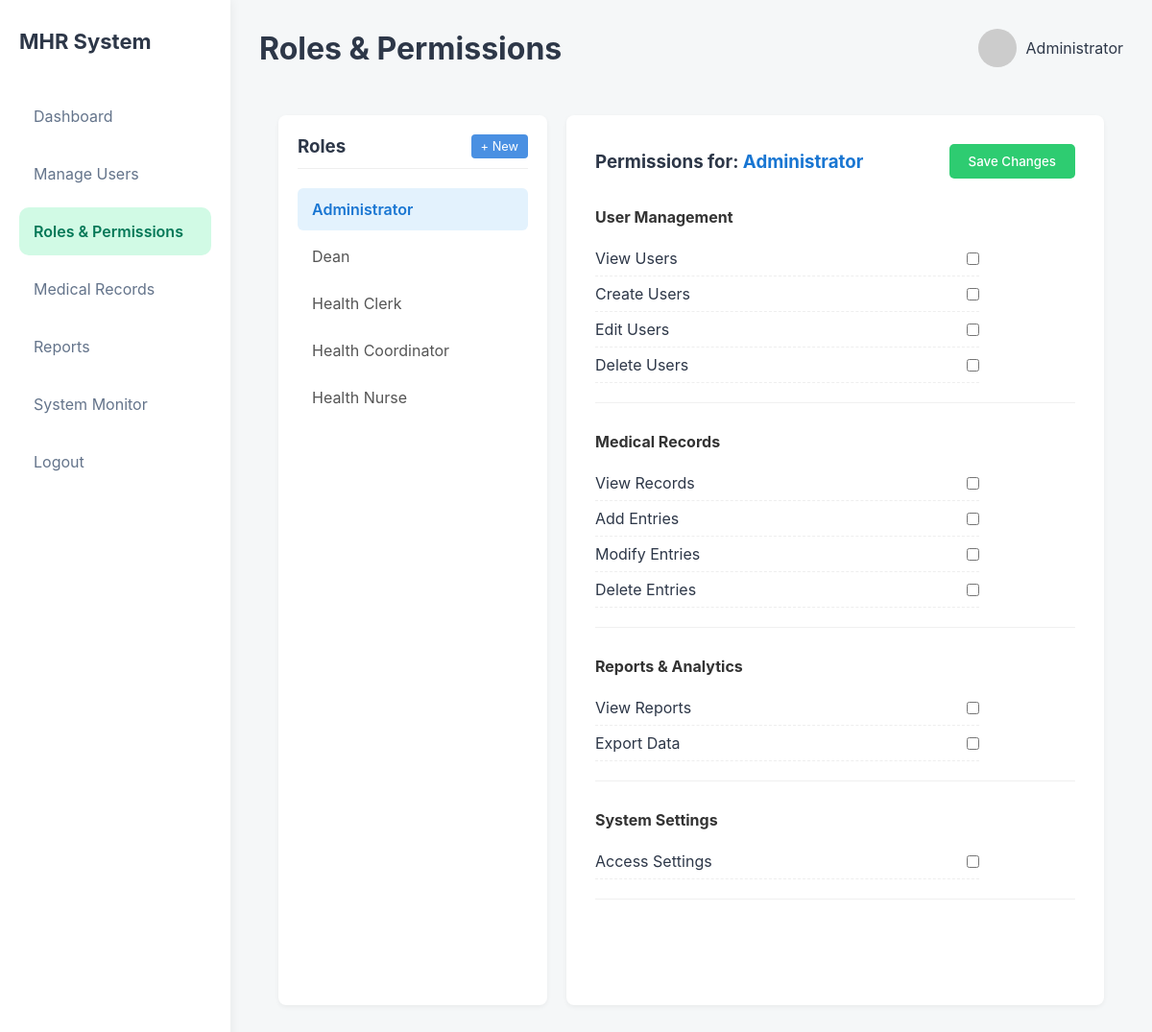
The app's page /admin/roles_permissions.php with its own data.
### tables this page shows
CREATE TABLE `roles` (
  `id` int(11) NOT NULL,
  `slug` varchar(50) NOT NULL,
  `name` varchar(100) NOT NULL
);

### admin/roles_permissions.php (the view, shortened to what this page needs)
<?php
$servername = "localhost";
$db_username = "root";
$db_password = "";
$dbname = "mhr";
$conn = new mysqli($servername, $db_username, $db_password, $dbname);
$all_permissions = [
    'User Management' => [
        'user_view' => 'View Users',
        'user_create' => 'Create Users',
        'user_edit' => 'Edit Users',
        'user_delete' => 'Delete Users'
    ],
    'Medical Records' => [
        'record_view' => 'View Records',
        'record_create' => 'Add Entries',
        'record_edit' => 'Modify Entries',
        'record_delete' => 'Delete Entries'
    ],
    'Reports & Analytics' => [
        'report_view' => 'View Reports',
        'report_export' => 'Export Data'
    ],
    'System Settings' => [
        'settings_access' => 'Access Settings'
    ]
];
$roles = $conn->query("SELECT * FROM roles ORDER BY name ASC")->fetch_all(MYSQLI_ASSOC);
$active_role_id = isset($_GET['role_id']) ? intval($_GET['role_id']) : ($roles[0]['id'] ?? 0);
$active_role_name = '';
$active_perms = [];
if ($active_role_id > 0) {
    foreach ($roles as $r) {
        if ($r['id'] == $active_role_id) {
            $active_role_name = $r['name'];
            break;
        }
    }
}
?>
<!DOCTYPE html>
<html lang="en">
<head>
<link rel="stylesheet" href="dashboard.css">
<link rel="stylesheet" href="roles_permissions.css">
</head>
<body>
<div class="dashboard">
<?php include 'sidebar.php'; ?>
<main class="main">
<header class="topbar">
<h1>Roles & Permissions</h1>
<div class="admin">
<img src="https://i.pravatar.cc/40">
<span>Administrator</span>
</div>
</header>
<section class="roles-container">
    <div class="roles-sidebar">
        <div class="roles-header">
            <h3>Roles</h3>
            <button class="btn-add-role" onclick="document.getElementById('addRoleModal').style.display='block'">+ New</button>
        </div>
        <ul class="role-list">
            <?php if (!empty($roles)): ?>
                <?php foreach ($roles as $role): ?>
                    <li class="<?php echo $role['id'] == $active_role_id ? 'active' : ''; ?>"
                        onclick="window.location.href='?role_id=<?php echo $role['id']; ?>'">
                        <?php echo htmlspecialchars($role['name']); ?>
                    </li>
                <?php endforeach; ?>
            <?php else: ?>
                <li>No roles found.</li>
            <?php endif; ?>
        </ul>
    </div>
    <form class="permissions-content" method="POST" action="roles_permissions.php?role_id=<?php echo $active_role_id; ?>">
        <div class="perm-header">
            <h3>Permissions for: <span class="highlight"><?php echo htmlspecialchars($active_role_name); ?></span></h3>
            <?php if ($active_role_id > 0): ?>
                <button type="submit" name="save_permissions" class="btn-save">Save Changes</button>
            <?php endif; ?>
        </div>
        <?php if ($active_role_id > 0): ?>
            <?php foreach ($all_permissions as $group_name => $perms): ?>
            <div class="perm-group">
                <h4><?php echo htmlspecialchars($group_name); ?></h4>
                <?php foreach ($perms as $perm_key => $perm_label): ?>
                    <label class="toggle-row">
                        <span><?php echo htmlspecialchars($perm_label); ?></span>
                        <input type="checkbox" name="permissions[]" value="<?php echo $perm_key; ?>"
                            <?php echo in_array($perm_key, $active_perms) ? 'checked' : ''; ?>>
                    </label>
                <?php endforeach; ?>
            </div>
            <?php endforeach; ?>
        <?php else: ?>
            <p>Please select a role to configure permissions.</p>
        <?php endif; ?>
    </form>
</section>
</main>
</div>
</body>
</html>

### admin/dashboard.css (style rules this page uses)
* { margin:0; padding:0; box-sizing:border-box; font-family: "Inter", sans-serif; }
body { background:#f5f7f8; color:#2d3748; }
.dashboard { display:flex; min-height:100vh; }
.main { flex:1; padding:30px; }
.topbar { display:flex; justify-content:space-between; align-items:center; margin-bottom:30px; }
.admin { display:flex; align-items:center; gap:10px; }
.admin img { border-radius:50%; }
.active { color:#10b981; font-weight:600; }

### admin/roles_permissions.css (style rules this page uses)
.roles-container { display: grid; grid-template-columns: 280px 1fr; gap: 20px; padding: 20px; height: calc(100vh - 80px); box-sizing: border-box; }
.roles-sidebar { background: #fff; border-radius: 8px; box-shadow: 0 2px 5px rgba(0,0,0,0.05); padding: 20px; display: flex; flex-direction: column; }
.roles-header { display: flex; justify-content: space-between; align-items: center; margin-bottom: 20px; border-bottom: 1px solid #eee; padding-bottom: 10px; }
.btn-add-role { background: #4a90e2; color: white; border: none; padding: 5px 10px; border-radius: 4px; cursor: pointer; font-size: 0.8rem; }
.role-list { list-style: none; padding: 0; margin: 0; }
.role-list li { padding: 12px 15px; margin-bottom: 5px; cursor: pointer; border-radius: 6px; transition: background 0.2s; color: #555; }
.role-list li.active { background: #e3f2fd; color: #1976d2; font-weight: 600; }
.permissions-content { background: #fff; border-radius: 8px; box-shadow: 0 2px 5px rgba(0,0,0,0.05); padding: 30px; overflow-y: auto; }
.perm-header { display: flex; justify-content: space-between; align-items: center; margin-bottom: 30px; }
.highlight { color: #1976d2; }
.btn-save { background: #2ecc71; color: white; border: none; padding: 10px 20px; border-radius: 5px; cursor: pointer; font-weight: 500; }
.perm-group { margin-bottom: 30px; border-bottom: 1px solid #f0f0f0; padding-bottom: 20px; }
.perm-group h4 { margin-bottom: 15px; color: #333; }
.toggle-row { display: flex; justify-content: space-between; align-items: center; padding: 8px 0; max-width: 400px; border-bottom: 1px dashed #eee; cursor: pointer; }

### records on screen
roles: name "Administrator"
roles: name "Dean"
roles: name "Health Clerk"
roles: name "Health Coordinator"
roles: name "Health Nurse"

### other values on screen
$group_name "User Management"
$perm_label "View Users"
$perm_label "Create Users"
$perm_label "Edit Users"
$perm_label "Delete Users"
$group_name "Medical Records"
$perm_label "View Records"
$perm_label "Add Entries"
$perm_label "Modify Entries"
$perm_label "Delete Entries"
$group_name "Reports & Analytics"
$perm_label "View Reports"
$perm_label "Export Data"
$group_name "System Settings"
$perm_label "Access Settings"
